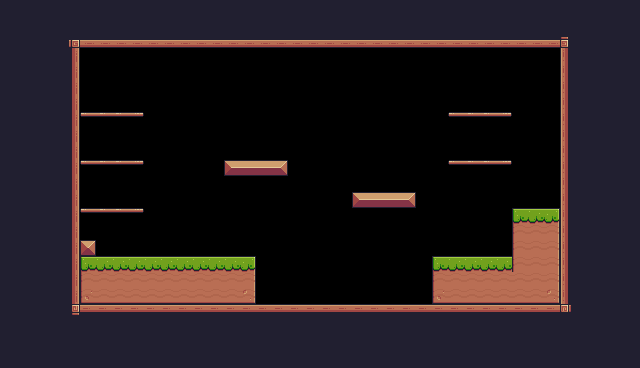

A level layout from a 2D game, rendered from its tile map. Below: a short description, then the map file with its tile-grid data intact:
An orthogonal 40x23 tile map with 16x16 px tiles, 1 tile layer (Background) and 30 objects (11x Fruit, 9x Collisions, 5x Platform, 2x Saw, Player, ...).

<map version="1.10" tiledversion="1.11.2" orientation="orthogonal" renderorder="right-down" width="40" height="23" tilewidth="16" tileheight="16" infinite="0" nextlayerid="5" nextobjectid="49">
 <tileset firstgid="1" source="pixel adventure.tsx" />
 <layer id="1" name="Background" width="40" height="23">
  <properties>
   <property name="BackgroundColor" value="Gray" />
  </properties>
  <data encoding="csv">
112,112,112,112,112,112,112,112,112,112,112,112,112,112,112,112,112,112,112,112,112,112,112,112,112,112,112,112,112,112,112,112,112,112,112,112,112,112,112,112,
112,112,112,112,112,112,112,112,112,112,112,112,112,112,112,112,112,112,112,112,112,112,112,112,112,112,112,112,112,112,112,112,112,112,112,112,112,112,112,112,
112,112,112,112,92,134,134,134,134,134,134,134,134,134,134,134,134,134,134,134,134,134,134,134,134,134,134,134,134,134,134,134,134,134,134,93,112,112,112,112,
112,112,112,112,113,0,0,0,0,0,0,0,0,0,0,0,0,0,0,0,0,0,0,0,0,0,0,0,0,0,0,0,0,0,0,111,112,112,112,112,
112,112,112,112,113,0,0,0,0,0,0,0,0,0,0,0,0,0,0,0,0,0,0,0,0,0,0,0,0,0,0,0,0,0,0,111,112,112,112,112,
112,112,112,112,113,0,0,0,0,0,0,0,0,0,0,0,0,0,0,0,0,0,0,0,0,0,0,0,0,0,0,0,0,0,0,111,112,112,112,112,
112,112,112,112,113,0,0,0,0,0,0,0,0,0,0,0,0,0,0,0,0,0,0,0,0,0,0,0,0,0,0,0,0,0,0,111,112,112,112,112,
112,112,112,112,113,40,41,41,42,0,0,0,0,0,0,0,0,0,0,0,0,0,0,0,0,0,0,0,40,41,41,42,0,0,0,111,112,112,112,112,
112,112,112,112,113,0,0,0,0,0,0,0,0,0,0,0,0,0,0,0,0,0,0,0,0,0,0,0,0,0,0,0,0,0,0,111,112,112,112,112,
112,112,112,112,113,0,0,0,0,0,0,0,0,0,0,0,0,0,0,0,0,0,0,0,0,0,0,0,0,0,0,0,0,0,0,111,112,112,112,112,
112,112,112,112,113,40,41,41,42,0,0,0,0,0,13,14,14,15,0,0,0,0,0,0,0,0,0,0,40,41,41,42,0,0,0,111,112,112,112,112,
112,112,112,112,113,0,0,0,0,0,0,0,0,0,0,0,0,0,0,0,0,0,0,0,0,0,0,0,0,0,0,0,0,0,0,111,112,112,112,112,
112,112,112,112,113,0,0,0,0,0,0,0,0,0,0,0,0,0,0,0,0,0,13,14,14,15,0,0,0,0,0,0,0,0,0,111,112,112,112,112,
112,112,112,112,113,40,41,41,42,0,0,0,0,0,0,0,0,0,0,0,0,0,0,0,0,0,0,0,0,0,0,0,7,8,9,111,112,112,112,112,
112,112,112,112,113,0,0,0,0,0,0,0,0,0,0,0,0,0,0,0,0,0,0,0,0,0,0,0,0,0,0,0,29,30,31,111,112,112,112,112,
112,112,112,112,113,35,0,0,0,0,0,0,0,0,0,0,0,0,0,0,0,0,0,0,0,0,0,0,0,0,0,0,29,30,31,111,112,112,112,112,
112,112,112,112,113,7,8,8,8,8,8,8,8,8,8,9,0,0,0,0,0,0,0,0,0,0,0,7,8,8,8,8,29,30,31,111,112,112,112,112,
112,112,112,112,113,29,30,30,30,30,30,30,30,30,30,31,0,0,0,0,0,0,0,0,0,0,0,29,30,30,30,30,30,30,31,111,112,112,112,112,
112,112,112,112,113,51,52,52,52,52,52,52,52,52,52,53,0,0,0,0,0,0,0,0,0,0,0,51,52,52,52,52,52,52,53,111,112,112,112,112,
112,112,112,112,114,90,90,90,90,90,90,90,90,90,90,90,90,90,90,90,90,90,90,90,90,90,90,90,90,90,90,90,90,90,90,115,112,112,112,112,
112,112,112,112,112,112,112,112,112,112,112,112,112,112,112,112,112,112,112,112,112,112,112,112,112,112,112,112,112,112,112,112,112,112,112,112,112,112,112,112,
112,112,112,112,112,112,112,112,112,112,112,112,112,112,112,112,112,112,112,112,112,112,112,112,112,112,112,112,112,112,112,112,112,112,112,112,112,112,112,112,
112,112,112,112,112,112,112,112,112,112,112,112,112,112,112,112,112,112,112,112,112,112,112,112,112,112,112,112,112,112,112,112,112,112,112,112,112,112,112,112
</data>
 </layer>
 <objectgroup id="2" name="Spawnpoints">
  <object id="8" name="Player" type="Player" x="176" y="224" width="34.7" height="31.9606" />
  <object id="30" name="Bananas" type="Fruit" x="112" y="80" width="32" height="32" />
  <object id="31" name="Orange" type="Fruit" x="112" y="128" width="32" height="32" />
  <object id="32" name="Apple" type="Fruit" x="112" y="176" width="32" height="32" />
  <object id="33" name="Cherries" type="Fruit" x="224" y="128" width="32" height="32" />
  <object id="34" name="Cherries" type="Fruit" x="256" y="128" width="32" height="32" />
  <object id="35" name="Cherries" type="Fruit" x="240" y="96" width="32" height="32" />
  <object id="36" name="Cherries" type="Fruit" x="352" y="160" width="32" height="32" />
  <object id="37" name="Cherries" type="Fruit" x="384" y="160" width="32" height="32" />
  <object id="38" name="Cherries" type="Fruit" x="368" y="128" width="32" height="32" />
  <object id="39" name="Kiwi" type="Fruit" x="464" y="128" width="32" height="32" />
  <object id="40" name="Kiwi" type="Fruit" x="464" y="80" width="32" height="32" />
  <object id="45" type="Saw" x="304" y="112" width="32" height="32">
   <properties>
    <property name="isVertical" type="bool" value="true" />
    <property name="offNeg" type="float" value="4" />
    <property name="offPos" type="float" value="4" />
   </properties>
  </object>
  <object id="46" type="Saw" x="304" y="288" width="32" height="32">
   <properties>
    <property name="isVertical" type="bool" value="false" />
    <property name="offNeg" type="float" value="3" />
    <property name="offPos" type="float" value="6" />
   </properties>
  </object>
  <object id="48" type="Checkpoint" x="496" y="144" width="64" height="64" />
 </objectgroup>
 <objectgroup id="4" name="Collisions">
  <object id="11" type="Collisions" x="64" y="32" width="16" height="288" />
  <object id="12" type="Collisions" x="80" y="32" width="496" height="16" />
  <object id="13" type="Collisions" x="560" y="48" width="16" height="272" />
  <object id="14" type="Collisions" x="80" y="304" width="480" height="16" />
  <object id="15" x="80" y="240" width="16" height="16" />
  <object id="16" type="Collisions" x="80" y="256" width="176" height="48" />
  <object id="17" type="Collisions" x="432" y="256" width="128" height="48" />
  <object id="18" type="Collisions" x="224" y="160" width="64" height="16" />
  <object id="19" type="Collisions" x="352" y="192" width="64" height="16" />
  <object id="20" type="Platform" x="448" y="160" width="64" height="16" />
  <object id="25" type="Platform" x="448" y="112" width="64" height="16" />
  <object id="26" type="Platform" x="80" y="112" width="64" height="16" />
  <object id="27" type="Platform" x="80" y="160" width="64" height="16" />
  <object id="28" type="Platform" x="80" y="208" width="64" height="16" />
  <object id="47" type="Collisions" x="512" y="208" width="48" height="96" />
 </objectgroup>
</map>
